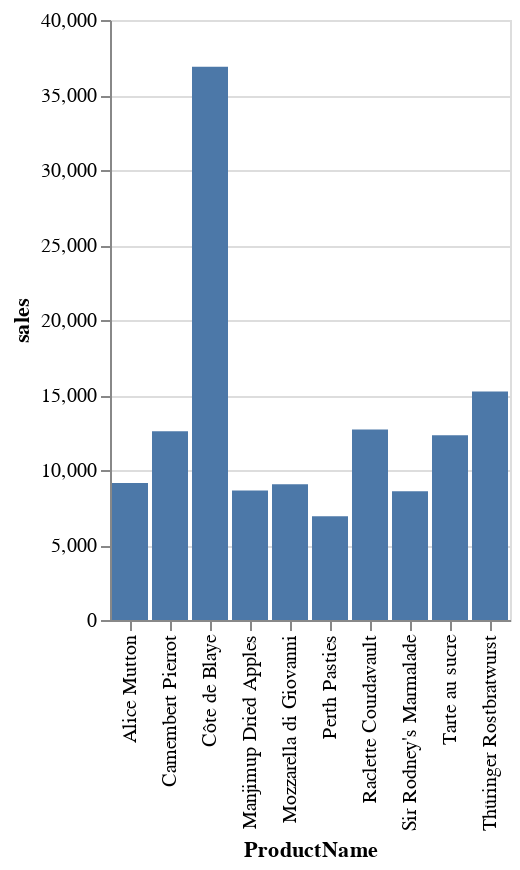

Here is the notebook cell this chart was saved with:
### Code cell
TopTenProd |> @vlplot(:bar, x=:ProductName, y=:sales)

### Figure 1 — Vega-Lite specification as saved in the notebook (floating-point values rounded to 4 significant figures)
{"data": {"values": [{"ProductName": "Côte de Blaye", "sales": 36890}, {"ProductName": "Thüringer Rostbratwurst", "sales": 15230.0}, {"ProductName": "Raclette Courdavault", "sales": 12705}, {"ProductName": "Camembert Pierrot", "sales": 12580}, {"ProductName": "Tarte au sucre", "sales": 12325}, {"ProductName": "Alice Mutton", "sales": 9126}, {"ProductName": "Mozzarella di Giovanni", "sales": 9048}, {"ProductName": "Manjimup Dried Apples", "sales": 8639}, {"ProductName": "Sir Rodney's Marmalade", "sales": 8586}, {"ProductName": "Perth Pasties", "sales": 6921.0}]}, "encoding": {"x": {"field": "ProductName", "type": "nominal"}, "y": {"field": "sales", "type": "quantitative"}}, "mark": "bar"}
